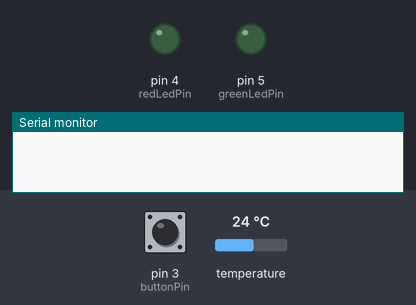
The sketch below on a simulated Arduino Uno, built with avr-gcc and run on an emulated ATmega328P. Shown: output pins drawn as LEDs (lit = HIGH), the last lines printed to the serial monitor. Wiring (from diagram.json): DS18B20 sensor: SPI. Inputs (shaded band) come from the test bench; at power-on: pin 3 (buttonPin) LOW, temperature 24 °C.

Above: at 0.1 s.
At 2.5 s:
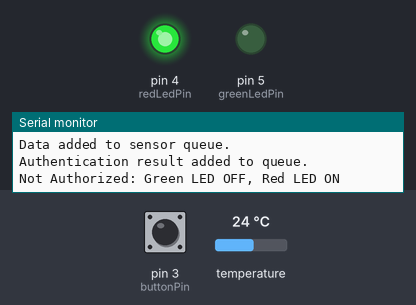
2.6 s: pin 3 (buttonPin) pulled HIGH for 1.25 s
At 19.4 s:
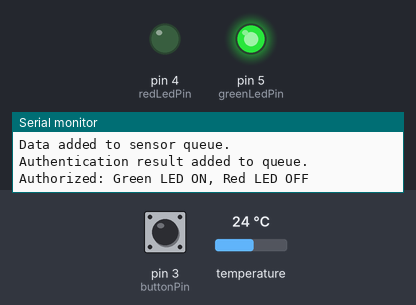
Timing chart, 0 to 20.3 s (numbered marks = the images above; inputs shaded):
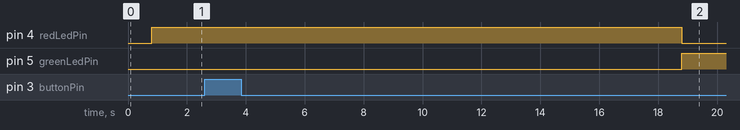

The sketch:

sketch.ino
```cpp
#include <TaskScheduler.h>
#include <ArduinoQueue.h>
#include <OneWire.h>
#include <DallasTemperature.h>

// Пин, к которому подключен датчик DS18B20
#define ONE_WIRE_BUS 7

OneWire oneWire(ONE_WIRE_BUS);
DallasTemperature sensors(&oneWire);

#define MAX_QUEUE_SIZE 10

struct SensorData {
    float value;
};

struct AuthorizationResult {
    bool authorized;
};

ArduinoQueue<SensorData> sensorDataQueue(MAX_QUEUE_SIZE);
ArduinoQueue<AuthorizationResult> authorizationResultQueue(MAX_QUEUE_SIZE);

Scheduler scheduler;

const int buttonPin = 3; // Pin for the button (changed from 2 to 3)
const int redLedPin = 4; // Pin for the red LED (changed from 1 to 4)
const int greenLedPin = 5; // Pin for the green LED (changed from 4 to 5)

void readSensor();
void authenticate();
void writeToAnalogOutput();

Task taskReadSensor(1000, TASK_FOREVER, &readSensor);
Task taskAuthenticate(1000, TASK_FOREVER, &authenticate);
Task taskWriteOutput(1000, TASK_FOREVER, &writeToAnalogOutput);

void setup() {
    Serial.begin(9600);
    sensors.begin();

    pinMode(buttonPin, INPUT); // Set button pin as input
    pinMode(redLedPin, OUTPUT); // Set red LED pin as output
    pinMode(greenLedPin, OUTPUT); // Set green LED pin as output

    scheduler.addTask(taskReadSensor);
    scheduler.addTask(taskAuthenticate);
    scheduler.addTask(taskWriteOutput);

    taskReadSensor.enable();
    taskAuthenticate.enable();
    taskWriteOutput.enable();
}

void loop() {
    scheduler.execute();
}

void generateLorenzKey(float& x, float& y, float& z) {
    float sigma = 10.0;
    float rho = 28.0;
    float beta = 8.0 / 3.0;
    float dt = 0.01;

    float dx = sigma * (y - x) * dt;
    float dy = (x * (rho - z) - y) * dt;
    float dz = (x * y - beta * z) * dt;

    x += dx;
    y += dy;
    z += dz;
}

int encryptData(int value, float& x, float& y, float& z) {
    generateLorenzKey(x, y, z);
    return value ^ static_cast<int>(x * 1000) ^ static_cast<int>(y * 1000) ^ static_cast<int>(z * 1000);
}

void readSensor() {
    float sensorValue = 0.0;
    sensors.requestTemperatures();
    sensorValue = sensors.getTempCByIndex(0);

    int buttonState = digitalRead(buttonPin);
    Serial.print("Button State: ");
    Serial.println(buttonState);

    if (buttonState == 1) {
        Serial.println("Button pressed, reading sensor...");
    }

    static float x = 0.1, y = 0.0, z = 0.0;

    sensorValue = encryptData(sensorValue, x, y, z);

    SensorData data;
    data.value = sensorValue;

    if (!sensorDataQueue.isFull()) {
        sensorDataQueue.enqueue(data);
        Serial.println("Data added to sensor queue.");
    } else {
        Serial.println("Sensor queue is full, data not added.");
    }
}

void authenticate() {
    if (!sensorDataQueue.isEmpty()) {
        SensorData data = sensorDataQueue.dequeue();

        bool authorized = (data.value > 512); // Replace with your authentication condition

        AuthorizationResult result;
        result.authorized = authorized;

        if (!authorizationResultQueue.isFull()) {
            authorizationResultQueue.enqueue(result);
            Serial.println("Authentication result added to queue.");
        } else {
            Serial.println("Authorization result queue is full, result not added.");
        }
    }
}

void writeToAnalogOutput() {
    if (!authorizationResultQueue.isEmpty()) {
        AuthorizationResult result = authorizationResultQueue.dequeue();

        if (result.authorized) {
            digitalWrite(greenLedPin, HIGH); // Green LED on if authorized
            digitalWrite(redLedPin, LOW); // Red LED off if authorized
            Serial.println("Authorized: Green LED ON, Red LED OFF");
        } else {
            digitalWrite(greenLedPin, LOW); // Green LED off if not authorized
            digitalWrite(redLedPin, HIGH); // Red LED on if not authorized
            Serial.println("Not Authorized: Green LED OFF, Red LED ON");
        }
    }
}
```
